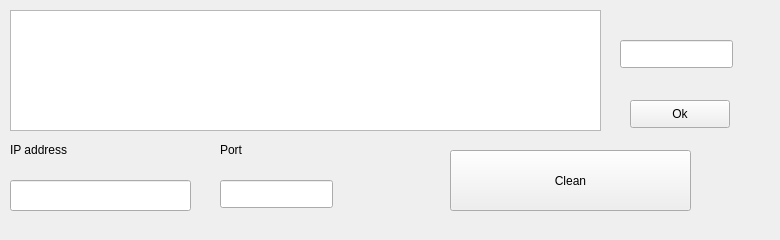
<?xml version="1.0" encoding="UTF-8"?>
<ui version="4.0">
 <class>MainWindow</class>
 <widget class="QMainWindow" name="MainWindow">
  <property name="geometry">
   <rect>
    <x>0</x>
    <y>0</y>
    <width>780</width>
    <height>240</height>
   </rect>
  </property>
  <property name="minimumSize">
   <size>
    <width>780</width>
    <height>240</height>
   </size>
  </property>
  <property name="maximumSize">
   <size>
    <width>780</width>
    <height>240</height>
   </size>
  </property>
  <property name="windowTitle">
   <string>Client</string>
  </property>
  <widget class="QWidget" name="centralWidget">
   <widget class="QTextBrowser" name="textBrowser">
    <property name="geometry">
     <rect>
      <x>10</x>
      <y>10</y>
      <width>591</width>
      <height>121</height>
     </rect>
    </property>
   </widget>
   <widget class="QLineEdit" name="ipAddress">
    <property name="geometry">
     <rect>
      <x>10</x>
      <y>180</y>
      <width>181</width>
      <height>31</height>
     </rect>
    </property>
   </widget>
   <widget class="QLabel" name="label">
    <property name="geometry">
     <rect>
      <x>10</x>
      <y>140</y>
      <width>131</width>
      <height>20</height>
     </rect>
    </property>
    <property name="text">
     <string>IP address</string>
    </property>
   </widget>
   <widget class="QLabel" name="label_2">
    <property name="geometry">
     <rect>
      <x>220</x>
      <y>140</y>
      <width>76</width>
      <height>20</height>
     </rect>
    </property>
    <property name="text">
     <string>Port</string>
    </property>
   </widget>
   <widget class="QLineEdit" name="Port">
    <property name="geometry">
     <rect>
      <x>220</x>
      <y>180</y>
      <width>113</width>
      <height>28</height>
     </rect>
    </property>
   </widget>
   <widget class="QPushButton" name="Ok">
    <property name="geometry">
     <rect>
      <x>630</x>
      <y>100</y>
      <width>100</width>
      <height>28</height>
     </rect>
    </property>
    <property name="text">
     <string>Ok</string>
    </property>
   </widget>
   <widget class="QLineEdit" name="pidEdit">
    <property name="geometry">
     <rect>
      <x>620</x>
      <y>40</y>
      <width>113</width>
      <height>28</height>
     </rect>
    </property>
   </widget>
   <widget class="QPushButton" name="cclean">
    <property name="geometry">
     <rect>
      <x>450</x>
      <y>150</y>
      <width>241</width>
      <height>61</height>
     </rect>
    </property>
    <property name="text">
     <string>Clean</string>
    </property>
   </widget>
  </widget>
 </widget>
 <layoutdefault spacing="6" margin="11"/>
 <resources/>
 <connections/>
</ui>
